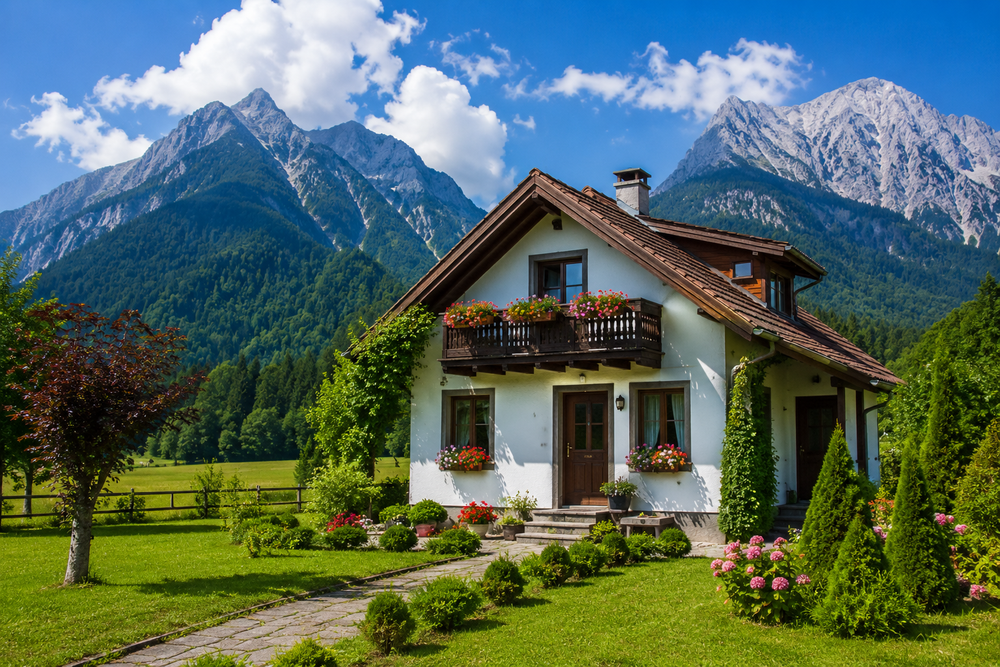
#> input picture input_image.png.png, 1000 x 667 px, shrunk from 1536 x 1024 before the run
$ python image_translation.py
#> lines starting #> are read from the running program, lines starting #| are printed output that depends on the picture
from PIL import Image, ImageOps

image = Image.open("input_image.png.png")
#> image is the input picture: PIL image 1000x667 RGB; mean R, G, B 83.4, 105.3, 94.2

translated_image = ImageOps.grayscale(image)
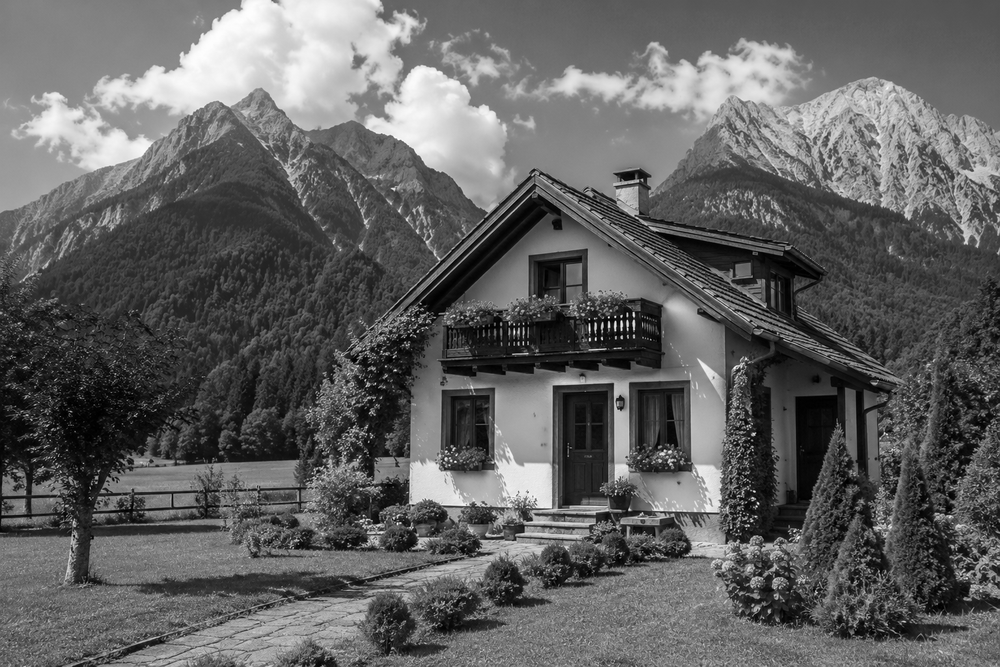
#> translated_image: PIL image 1000x667 L; min 0, max 255, mean 97.5

translated_image.save("output_image.jpg")

print("Image translation completed!")
